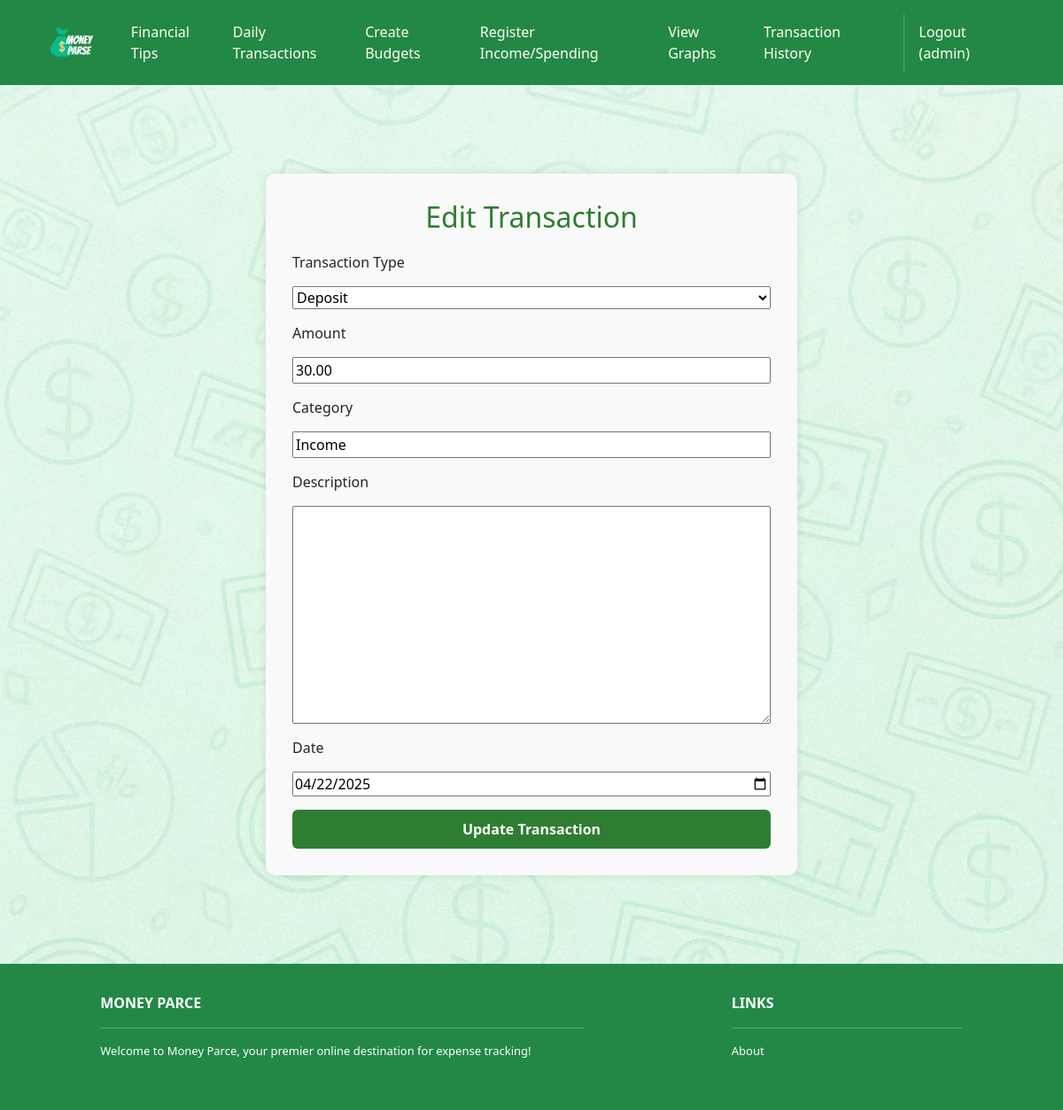
The app's page /transactions/edit/18/ (signed in) with its own data.
### user_transactions/models.py (models this page shows, shortened)
class Transaction(models.Model):
    user = models.ForeignKey(User, on_delete=models.CASCADE)
    amount = models.DecimalField(max_digits=10, decimal_places=2)
    transaction_type = models.CharField(
        max_length=20,
        choices=[('deposit', 'Deposit'), ('withdrawal', 'Withdrawal')],
        default='deposit'  # ← Add this
    )
    category = models.CharField(max_length=100)
    budget = models.ForeignKey(Budget, on_delete=models.SET_NULL, null=True, blank=True)
    description = models.TextField(blank=True)
    date = models.DateField(default=date.today)

### user_transactions/views.py (the view)
# urls.py: path('edit/<int:pk>/', views.edit_transaction, name='edit_transaction'),
@login_required
def edit_transaction(request, pk):
    transaction = get_object_or_404(Transaction, pk=pk, user=request.user)
    if request.method == 'POST':
        form = TransactionForm(request.POST, instance=transaction)
        if form.is_valid():
            form.save()
            if not transaction.date:
                transaction.date = date.today()
            return redirect('user_transactions:transactions_list')
    else:
        form = TransactionForm(instance=transaction)
    return render(request, 'user_transactions/edit_transactions.html', {'form': form})

### user_transactions/forms.py
class TransactionForm(forms.ModelForm):
    TRANSACTION_TYPES = [
        ('deposit', 'Deposit'),
        ('withdrawal', 'Withdrawal'),
    ]
    transaction_type = forms.ChoiceField(choices=TRANSACTION_TYPES)
    date = forms.DateField(widget=forms.DateInput(attrs={'type': 'date'}))  # Calendar picker
    class Meta:
        model = Transaction
        fields = ['transaction_type', 'amount', 'category', 'description', 'date']

### user_transactions/templates/user_transactions/edit_transactions.html (shortened to what this page needs)
{% extends 'base.html' %}
{% load static %}
{% block content %}
    <div style="
  background-image: url('{% static 'img/transaction_bkgd.png' %}');
  background-size: cover;
  background-repeat: repeat;
  background-position: center;
  padding: 60px 20px;
  min-height: 100vh;
">
<div style="max-width: 600px; margin: 40px auto; padding: 30px; background-color: #f9f9f9; border-radius: 10px; box-shadow: 0 0 10px rgba(0,0,0,0.1);">
  <h2 style="text-align: center; color: #2e7d32; margin-bottom: 20px;">Edit Transaction</h2>
  <form method="post" style="display: flex; flex-direction: column; gap: 15px;">
    <label for="id_transaction_type">Transaction Type</label>
    {{ form.transaction_type }}
    <label for="id_amount">Amount</label>
    {{ form.amount }}
    <label for="id_category">Category</label>
    {{ form.category }}
    <label for="id_description">Description</label>
    {{ form.description }}
    <label for="id_date">Date</label>
    {{ form.date }}
    <button type="submit" style="padding: 10px; background-color: #2e7d32; color: white; border: none; border-radius: 6px; font-weight: bold; cursor: pointer;">
      Update Transaction
    </button>
  </form>
</div>
    </div>
{% endblock %}

### moneyParce/templates/base.html (shortened to what this page needs)
<!DOCTYPE html>
<html>
  {% load static %}
  <head>
    <link href="https://cdn.jsdelivr.net/npm/bootstrap@5.3.2/dist/css/bootstrap.min.css" rel="stylesheet">
    <link rel="stylesheet" href="https://cdnjs.cloudflare.com/ajax/libs/font-awesome/6.1.1/css/all.min.css">
    <link rel="stylesheet" type="text/css" href="{% static 'css/style.css' %}">
  </head>
  <body class="d-flex flex-column min-vh-100">
    <nav class="p-3 navbar navbar-dark bg-dark navbar-expand-lg">
      <div class="container">
        <a class="navbar-brand" href="{% url 'home.index' %}">
          <img src="{% static 'img/logo.png' %}" alt="logo" height="40" />
        </a>
        <div class="collapse navbar-collapse" id="navbarNavAltMarkup">
          <div class="navbar-nav ms-auto navbar-ml">
              <a class="nav-link" href="{% url 'home.about' %}">Financial Tips</a>
              <a class="nav-link" href="{% url 'user_transactions:add_transaction' %}">Daily Transactions</a>
              <a class="nav-link" href="{% url 'budget-list' %}">Create Budgets</a>
              <a class="nav-link" href="{% url 'register_income_spending:register_income_spending' %}">Register Income/Spending</a>
              <a class="nav-link" href="{% url 'reports.spending_report' %}">View Graphs</a>
              <a class="nav-link" href="{% url 'user_transactions:transactions_list' %}">Transaction History</a>
            {% if user.is_authenticated %}
              <a class="nav-link" href="{% url 'accounts.logout' %}">Logout ({{ user.username }})</a>
            {% else %}
              <a class="nav-link" href="{% url 'accounts.login' %}">Login</a>
              <a class="nav-link" href="{% url 'accounts.signup' %}">Sign Up</a>
            {% endif %}
          </div>
        </div>
      </div>
    </nav>
    <main class="flex-fill">
      {% block content %}
      {% endblock content %}
    </main>
    <section class="p-3 ms-footer bg-dark text-white mt-auto">
      <div class="container">
        <div class="row mt-3">
          <div class="col-md-6 col-lg-6 col-xl-6 mx-auto mb-4">
            <b>MONEY PARCE</b>
            <hr class="bg-light" />
            <p>
              Welcome to Money Parce, your premier online destination for expense tracking!
            </p>
          </div>
          <div class="col-md-3 col-lg-3 col-xl-3 mx-auto mb-4">
            <b>LINKS</b>
            <hr class="bg-light" />
            <p><a class="nav-link text-white" href="{% url 'home.about' %}">About</a></p>
          </div>
        </div>
      </div>
    </section>
  </body>
</html>

### moneyParce/static/css/style.css (style rules this page uses)
.navbar a.nav-link { color: #FFFEF6 !important; }
.bg-dark { background-color: #238845 !important; }
.ms-footer { background-color: #41ab5d; }
.ms-footer p { color: #ffffff; font-size: 13px; }

### records on screen
Transaction: transaction_type "Deposit", amount "30.00", category "Income", date "04/22/2025"

### other values on screen
{{ user.username }} "admin"
